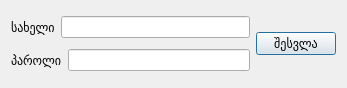
<?xml version="1.0" encoding="UTF-8"?>
<ui version="4.0">
 <class>authDialog</class>
 <widget class="QDialog" name="authDialog">
  <property name="geometry">
   <rect>
    <x>0</x>
    <y>0</y>
    <width>347</width>
    <height>88</height>
   </rect>
  </property>
  <property name="windowTitle">
   <string>Dialog</string>
  </property>
  <layout class="QGridLayout" name="gridLayout">
   <item row="0" column="0">
    <layout class="QHBoxLayout" name="horizontalLayout">
     <item>
      <widget class="QLabel" name="label">
       <property name="text">
        <string>სახელი</string>
       </property>
      </widget>
     </item>
     <item>
      <widget class="QLineEdit" name="lineEdit"/>
     </item>
    </layout>
   </item>
   <item row="0" column="1" rowspan="2">
    <widget class="QPushButton" name="pushButton">
     <property name="text">
      <string>შესვლა</string>
     </property>
    </widget>
   </item>
   <item row="1" column="0">
    <layout class="QHBoxLayout" name="horizontalLayout_2">
     <item>
      <widget class="QLabel" name="label_2">
       <property name="text">
        <string>პაროლი</string>
       </property>
      </widget>
     </item>
     <item>
      <widget class="QLineEdit" name="lineEdit_2">
       <property name="echoMode">
        <enum>QLineEdit::Password</enum>
       </property>
      </widget>
     </item>
    </layout>
   </item>
  </layout>
 </widget>
 <tabstops>
  <tabstop>lineEdit</tabstop>
  <tabstop>lineEdit_2</tabstop>
  <tabstop>pushButton</tabstop>
 </tabstops>
 <resources/>
 <connections/>
</ui>
